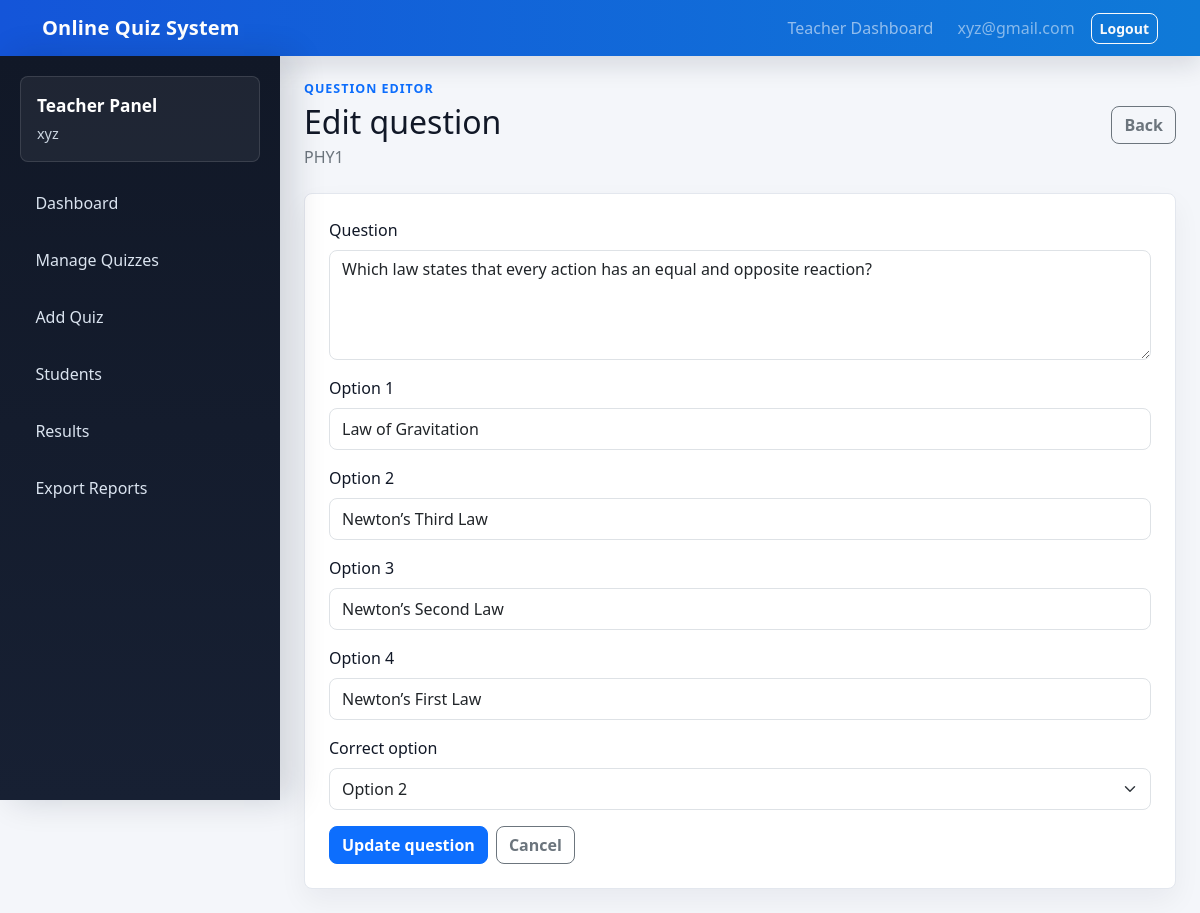
/teacher/quizzes/2/questions/4/edit/ (signed in), run on the app's committed database.
### quizzes/models.py (models this page shows, shortened)
class Quiz(models.Model):
    teacher = models.ForeignKey(
        settings.AUTH_USER_MODEL,
        on_delete=models.CASCADE,
        related_name="created_quizzes",
        blank=True,
        null=True,
    )
    title = models.CharField(max_length=200)
    description = models.TextField()
    category = models.CharField(max_length=100)
    year = models.CharField(max_length=20, default="1")
    branch = models.CharField(max_length=100, default="CSE")
    section = models.CharField(max_length=20, default="A")
    time_limit = models.PositiveIntegerField(help_text="Time limit in minutes")
    start_time = models.DateTimeField()
    end_time = models.DateTimeField()
    access_code = models.CharField(max_length=50, blank=True, null=True)
    class Meta:
        ordering = ["start_time", "title"]

class Question(models.Model):
    quiz = models.ForeignKey(Quiz, on_delete=models.CASCADE, related_name="questions")
    text = models.TextField()
    class Meta:
        ordering = ["id"]

### quizzes/views.py (the view)
# urls.py: path("teacher/quizzes/<int:quiz_id>/questions/<int:question_id>/edit/", views.teacher_question_update, name="teacher_question_update"),
@staff_member_required(login_url="teacher_login")
def teacher_question_update(request, quiz_id, question_id):
    quiz = _teacher_quiz_or_404(request.user, quiz_id)
    question = get_object_or_404(Question, pk=question_id, quiz=quiz)
    form = QuestionEditorForm(request.POST or None, question=question)
    if request.method == "POST" and form.is_valid():
        form.save(quiz=quiz)
        messages.success(request, "Question updated.")
        return redirect("teacher_question_list", quiz_id=quiz.id)
    return render(
        request,
        "quizzes/teacher_question_form.html",
        {"form": form, "quiz": quiz, "question": question, "heading": "Edit question", "submit_label": "Update question"},
    )

### quizzes/forms.py (shortened to what this page needs)
class QuestionEditorForm(forms.Form):
    text = forms.CharField(widget=forms.Textarea(attrs={"rows": 4}), label="Question")
    option_1 = forms.CharField(max_length=255)
    option_2 = forms.CharField(max_length=255)
    option_3 = forms.CharField(max_length=255)
    option_4 = forms.CharField(max_length=255)
    correct_option = forms.ChoiceField(
        choices=[("1", "Option 1"), ("2", "Option 2"), ("3", "Option 3"), ("4", "Option 4")]
    )
    def __init__(self, *args, question=None, **kwargs):
        self.question = question
        initial = kwargs.pop("initial", {})
        if question and not initial:
            options = list(question.options.order_by("id"))
            initial["text"] = question.text
            for index, option in enumerate(options[:4], start=1):
                initial[f"option_{index}"] = option.text
                if option.is_correct:
                    initial["correct_option"] = str(index)
        super().__init__(*args, initial=initial, **kwargs)
        _apply_bootstrap_fields(self)

### quizzes/forms.py (called while the page is built)
def _apply_bootstrap_fields(form):
    for field in form.fields.values():
        widget = field.widget
        css_class = "form-select" if isinstance(widget, forms.Select) else "form-control"
        existing = widget.attrs.get("class", "")
        widget.attrs["class"] = f"{existing} {css_class}".strip()

### quizzes/views.py (called while the page is built)
def _teacher_quiz_or_404(user, quiz_id):
    return get_object_or_404(Quiz, pk=quiz_id, teacher=user)

### quizzes/templates/quizzes/teacher_question_form.html (shortened to what this page needs)
{% extends "quizzes/teacher_base.html" %}
{% block teacher_content %}
<div class="d-flex justify-content-between align-items-center gap-3 mb-4">
    <div>
        <p class="eyebrow mb-1">Question Editor</p>
        <h1 class="h2 mb-1">{{ heading }}</h1>
        <p class="text-secondary mb-0">{{ quiz.title }}</p>
    </div>
    <a class="btn btn-outline-secondary" href="{% url 'teacher_question_list' quiz.id %}">Back</a>
</div>
<form method="post" class="question-panel vstack gap-3">
    {% for field in form %}
        <div>
            <label class="form-label" for="{{ field.id_for_label }}">{{ field.label }}</label>
            {{ field }}
        </div>
    {% endfor %}
    <div class="d-flex gap-2">
        <button class="btn btn-primary" type="submit">{{ submit_label }}</button>
        <a class="btn btn-outline-secondary" href="{% url 'teacher_question_list' quiz.id %}">Cancel</a>
    </div>
</form>
{% endblock %}

### quizzes/templates/quizzes/teacher_base.html (shortened to what this page needs)
{% extends "quizzes/base.html" %}
{% block main %}
<div class="teacher-layout">
    <aside class="teacher-sidebar">
        <div class="teacher-sidebar-header">
            <div class="teacher-sidebar-title">Teacher Panel</div>
            <div class="teacher-sidebar-user">{{ user.get_full_name|default:user.email|default:user.username }}</div>
        </div>
        <nav class="teacher-nav" aria-label="Teacher navigation">
            <a href="{% url 'teacher_dashboard' %}"><span>Dashboard</span></a>
            <a href="{% url 'teacher_quiz_list' %}"><span>Manage Quizzes</span></a>
            <a href="{% url 'teacher_quiz_create' %}"><span>Add Quiz</span></a>
            <a href="{% url 'teacher_student_list' %}"><span>Students</span></a>
            <a href="{% url 'teacher_results_overview' %}"><span>Results</span></a>
            <a href="{% url 'export_results_csv' %}"><span>Export Reports</span></a>
        </nav>
    </aside>
    <section class="teacher-content">
        {% block teacher_content %}{% endblock %}
    </section>
</div>
{% endblock %}

### quizzes/templates/quizzes/base.html (shortened to what this page needs)
{% load static %}
<!doctype html>
<html lang="en">
<head>
    <link href="https://cdn.jsdelivr.net/npm/bootstrap@5.3.3/dist/css/bootstrap.min.css" rel="stylesheet">
    <link rel="stylesheet" href="{% static 'quizzes/styles.css' %}?v=20260505">
</head>
<body>
<nav class="navbar navbar-expand-lg navbar-dark bg-primary">
    <div class="container">
        <a class="navbar-brand fw-semibold" href="{% url 'home' %}">Online Quiz System</a>
        <div class="collapse navbar-collapse" id="mainNav">
            <ul class="navbar-nav ms-auto align-items-lg-center gap-lg-2">
                {% if user.is_authenticated %}
                    {% if user.is_staff %}
                        <li class="nav-item"><a class="nav-link" href="{% url 'teacher_dashboard' %}">Teacher Dashboard</a></li>
                    {% else %}
                        <li class="nav-item"><a class="nav-link" href="{% url 'student_dashboard' %}">Student Dashboard</a></li>
                    {% endif %}
                    <li class="nav-item text-white-50 px-lg-2">{{ user.username }}</li>
                    <li class="nav-item">
                        <form method="post" action="{% url 'logout' %}">
                            <button class="btn btn-outline-light btn-sm" type="submit">Logout</button>
                        </form>
                    </li>
                {% else %}
                    <li class="nav-item"><a class="nav-link" href="{% url 'student_login' %}">Student Login</a></li>
                    <li class="nav-item"><a class="nav-link" href="{% url 'teacher_login' %}">Teacher Login</a></li>
                {% endif %}
            </ul>
        </div>
    </div>
</nav>
{% block main %}{% endblock %}
</body>
</html>

### quizzes/static/quizzes/styles.css (style rules this page uses)
body { background: #f4f6fa; color: #111827; }
.navbar.bg-primary { background: linear-gradient(90deg, #1455d9, #0f7ad8) !important; box-shadow: 0 10px 24px rgba(17, 24, 39, .12); }
.navbar-brand { letter-spacing: .2px; }
.quiz-card, .question-panel, .metric { background: #fff; border: 1px solid #e3e7ee; border-radius: 8px; box-shadow: 0 12px 28px rgba(15, 23, 42, .05); }
.question-panel { padding: 1.5rem; }
.teacher-layout { display: grid; grid-template-columns: 280px minmax(0, 1fr); min-height: calc(100vh - 56px); }
.teacher-sidebar { background: linear-gradient(180deg, #111827 0%, #172033 100%); color: #fff; padding: 1.25rem; box-shadow: 12px 0 32px rgba(15, 23, 42, .16); position: sticky; top: 0; height: calc(100vh - 56px); }
.teacher-sidebar-header { border: 1px solid rgba(255, 255, 255, .12); background: rgba(255, 255, 255, .06); border-radius: 8px; margin-bottom: 1rem; padding: 1rem; }
.teacher-sidebar-title { font-weight: 700; font-size: 1.08rem; }
.teacher-sidebar-user { color: #cbd5e1; font-size: .9rem; margin-top: .25rem; overflow-wrap: anywhere; }
.teacher-nav { display: grid; gap: .45rem; }
.teacher-nav a { color: #dbe4f0; display: flex; align-items: center; min-height: 44px; text-decoration: none; padding: .75rem .9rem; border: 1px solid transparent; border-radius: 8px; transition: background-color .15s ease, border-color .15s ease, transform .15s ease; }
.teacher-content { min-width: 0; padding: 1.5rem; overflow-x: hidden; }
.eyebrow { color: #0d6efd; font-size: .78rem; font-weight: 700; letter-spacing: .08em; text-transform: uppercase; }
.btn { border-radius: 8px; font-weight: 600; }
.form-control, .form-select { border-radius: 8px; min-height: 42px; }

### data on the page
Quiz: title "PHY1"
Question: form "Which law states that every action has an equal and opposite reaction?"

### other printed values
{{ user.username }} "xyz@gmail.com"
{{ user.get_full_name|default:user.email|default:user.username }} "xyz"
{{ heading }} "Edit question"
{{ field.label }} "Question" "Option 1" "Option 2" "Option 3" "Option 4" "Correct option"
{{ submit_label }} "Update question"
